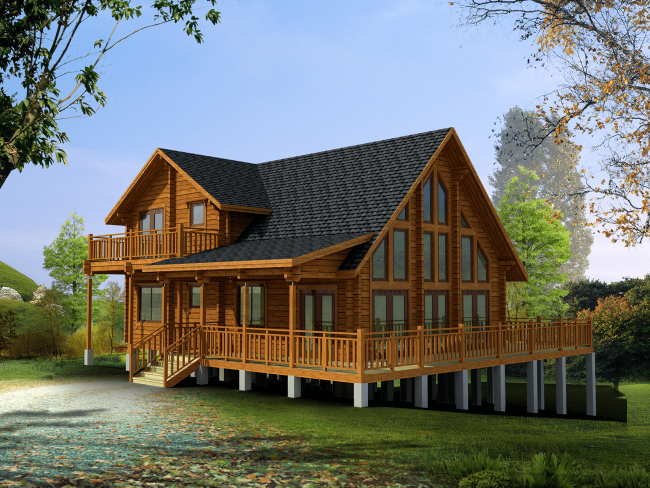
#> input picture 计算机视觉实验03_2020118100_庞晓宇/test.png, 1300 x 975 px (shown at 1/2 size)
$ python -i pptcode.py   (imports and definitions only)   (older library calls are emulated)
#> lines starting #> are read from the running program, lines starting #| are printed output that depends on the picture
#> further down, picture is the input picture: shape (975, 1300, 3); mean B, G, R 109.6, 116.5, 113.4
import cv2
import numpy as np


# ---------------------边缘检测---------------------
# 罗伯茨(Roberts)算子
def getRoberts(img):
    # Roberts算子
    kernelx = np.array([[-1, 0], [0, 1]], dtype=int)
    kernely = np.array([[0, -1], [1, 0]], dtype=int)
    x = cv2.filter2D(img, cv2.CV_16S, kernelx)
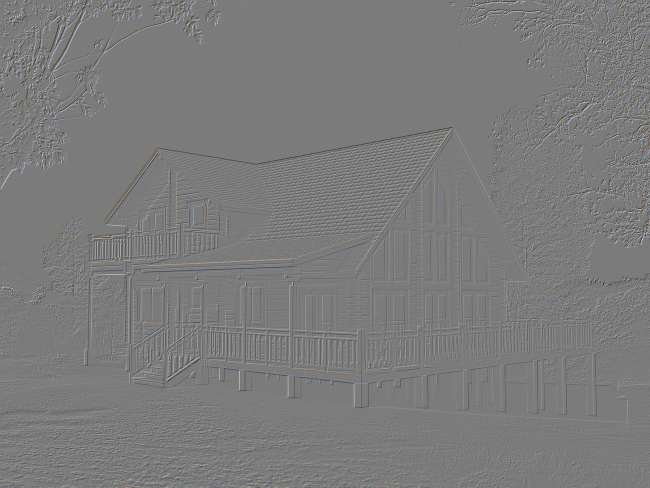
#> x: shape (975, 1300, 3) int16 (shown at 1/2 size); mean B, G, R -0.1, -0.1, 0; drawn with min black and max white
    y = cv2.filter2D(img, cv2.CV_16S, kernely)
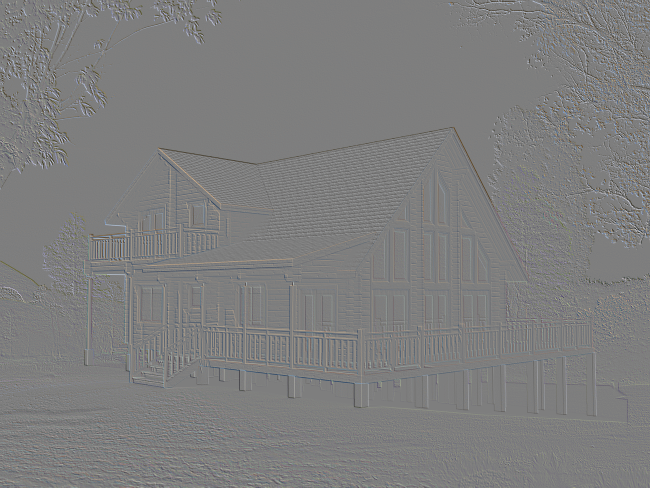
#> y: shape (975, 1300, 3) int16 (shown at 1/2 size); mean B, G, R -0.1, -0.1, -0.1; drawn with min black and max white
    absX = cv2.convertScaleAbs(x)
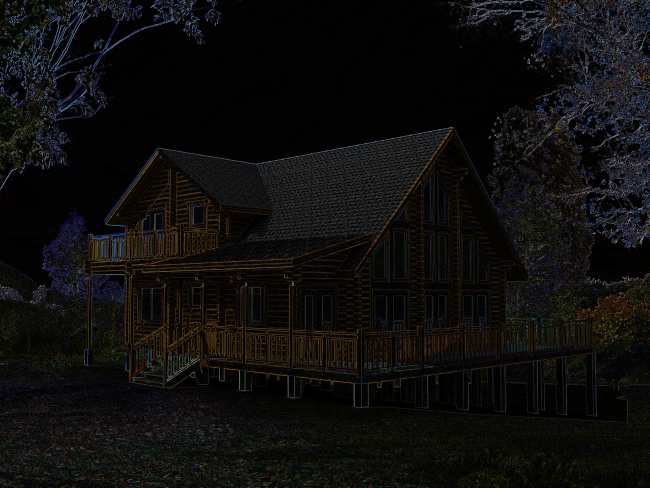
#> absX: shape (975, 1300, 3) (shown at 1/2 size); mean B, G, R 12.9, 13.9, 14.7
    absY = cv2.convertScaleAbs(y)
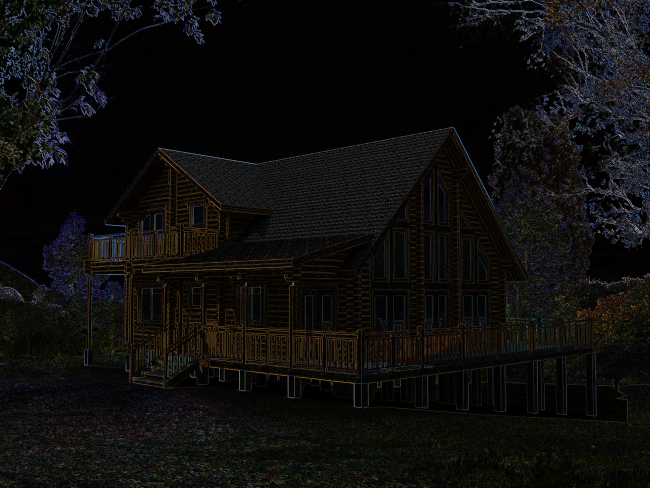
#> absY: shape (975, 1300, 3) (shown at 1/2 size); mean B, G, R 12.7, 13.7, 14.5
    Roberts = cv2.addWeighted(absX, 0.5, absY, 0.5, 0)
    return Roberts


# 普雷维特(Prewitt)算子
# [53 lines left out: functions getPrewitt, getSobel, getLaplacian, getLoG, not called in this run]


# [6 lines of commented-out code are left out]
def getCanny(img):
    # Canny算子
    return cv2.Canny(img, 100, 200)


# [18 lines of commented-out code are left out]
# [78 lines left out: functions getORB, line_detection, line_detectionP, HoughCircles, not called in this run]

>>> import cv2
>>> picture = cv2.imread('test.png')
>>> result = getRoberts(picture)
